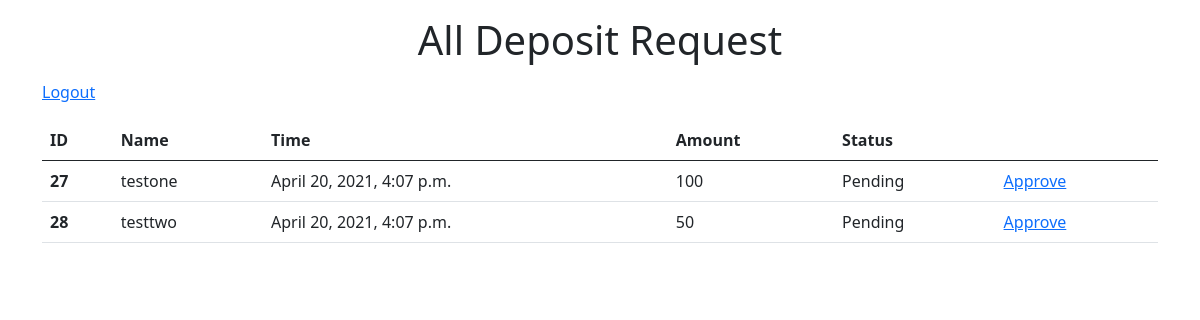
/controller/ (signed in), run on an earlier commit of the app's database.
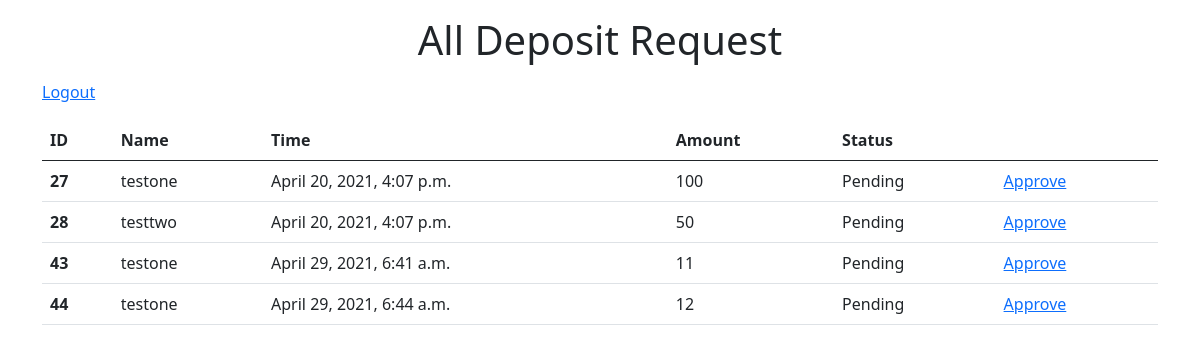
And on a later commit of the database.
### AIUTS/models.py (models this page shows, shortened)
class DepositRequest(models.Model):
    STATUS = (
			('Pending', 'Pending'),
			('Approve', 'Approve')
		)
    DepositRequestID = models.AutoField(primary_key=True)
    RequestTime = models.DateTimeField(auto_now_add=True)
    RequestReceiver = models.ForeignKey(UserAccount, on_delete=models.CASCADE, related_name="RequestReceiver")
    RequestAmount = models.IntegerField(default=100)
    RequestStatus =  models.CharField(max_length=20, choices=STATUS, default=STATUS[0][0])

class UserAccount(models.Model):
    user = models.OneToOneField(User, on_delete=models.CASCADE)
    accountId = models.CharField(primary_key=True,max_length=255,)
    accountAmount = models.IntegerField(default=100)
    def __str__(self):
        return f"{self.user}"
    '''
    everytime the user is create, it will add to a users group directly
    '''

### controller/views.py (the view)
# urls.py: path('', views.indexViews.as_view(), name='index'),
class indexViews(PermissionRequiredMixin, LoginRequiredMixin, generic.ListView):
    permission_required = 'depositrequest.view_depositrequest'
    template_name = 'controller/index.html'
    context_object_name = 'requests'
    def get_queryset(self):
        return DepositRequest.objects.filter(RequestStatus="Pending").order_by('RequestTime')

### controller/templates/controller/index.html (shortened to what this page needs)
{% extends "controller/bases.html" %} {% block content %}
<h1 class="text-center">All Deposit Request</h1>
<div class="container">
  <p class="logout"><a class="logoutbtn" href="{% url 'logout'%}">Logout</a></p>
  <table class="table" id="depositRequest">
    <thead>
      <tr>
        <th scope="col">ID</th>
        <th scope="col">Name</th>
        <th scope="col">Time</th>
        <th scope="col">Amount</th>
        <th scope="col">Status</th>
        <th scope="col"></th>
      </tr>
    </thead>
    <tbody>
      {% for request in requests%}
      <tr>
        <th scope="row">{{request.DepositRequestID}}</th>
        <td>{{ request.RequestReceiver }}</td>
        <td>{{ request.RequestTime }}</td>
        <td>{{ request.RequestAmount }}</td>
        <td>{{ request.RequestStatus }}</td>
        <td>
          <a href="{% url 'controller:Approve' request.DepositRequestID%}"
            >Approve</a
          >
        </td>
      </tr>
      {% empty %}
      <p id="empty">No Deposit Request in a Moment</p>
      {% endfor %}
    </tbody>
  </table>
  <br />
</div>
{% endblock %}

What changed in the data, as far as the page shows it:
added DepositRequest: DepositRequestID "43", RequestReceiver "testone", RequestTime "April 29, 2021, 6:41 a.m.", RequestAmount "11", RequestStatus "Pending"
added DepositRequest: DepositRequestID "44", RequestReceiver "testone", RequestTime "April 29, 2021, 6:44 a.m.", RequestAmount "12", RequestStatus "Pending"
